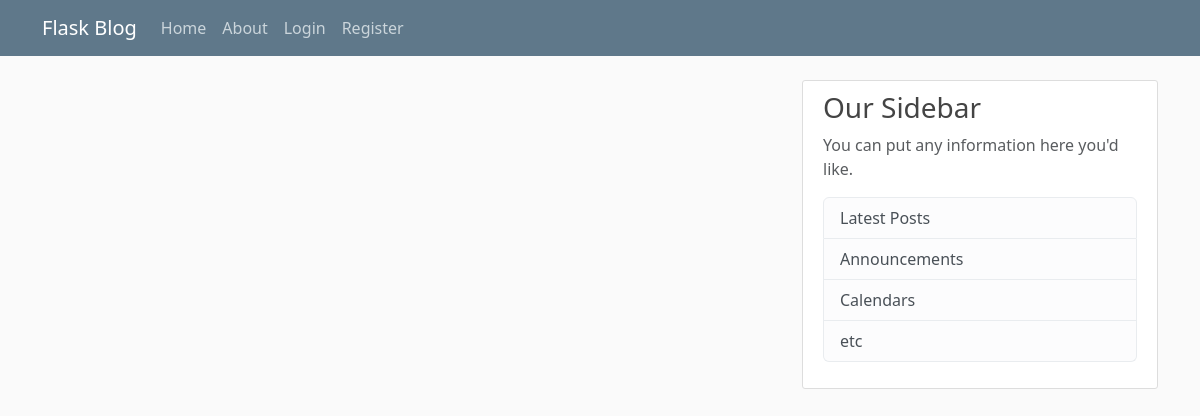
The app's page /home, older data.
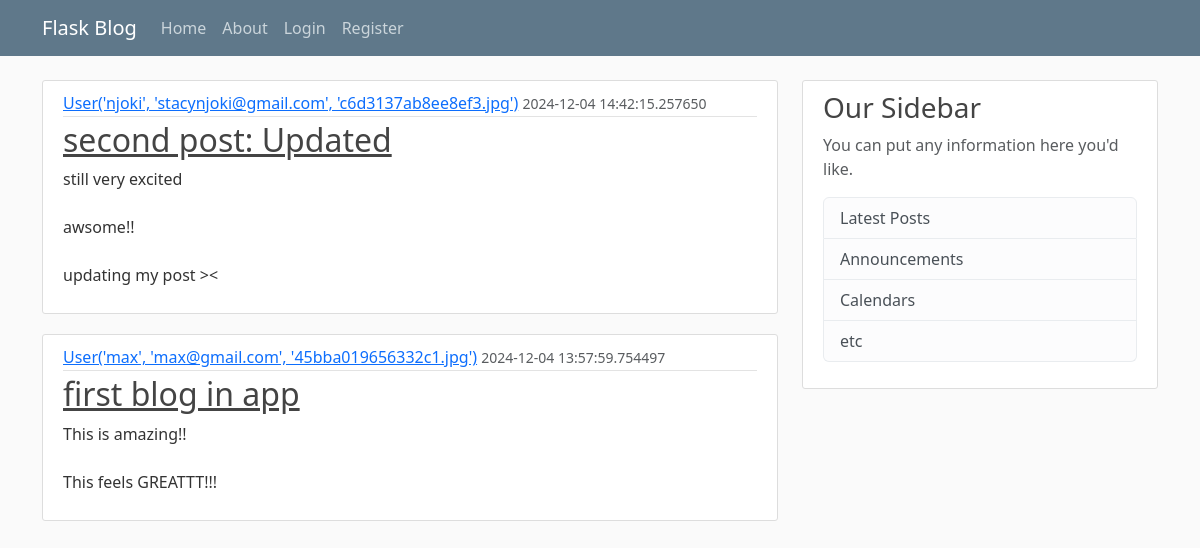
The same page, newer data.
### flaskblog/models.py (models this page shows, shortened)
class Post(db.Model):
  id = db.Column(db.Integer, primary_key=True)
  title = db.Column(db.String(100), nullable=False)
  date_posted = db.Column(db.DateTime, nullable=False, default=datetime.utcnow)
  content = db.Column(db.Text, nullable=False)
  user_id = db.Column(db.Integer, db.ForeignKey('user.id'), nullable=False)

class User(db.Model, UserMixin):
  id = db.Column(db.Integer, primary_key=True)
  username = db.Column(db.String(20), unique=True, nullable=False)
  email = db.Column(db.String(120), unique=True, nullable=False)
  image_file = db.Column(db.String(20), nullable=False, default='default.jpg')
  password = db.Column(db.String(60), nullable=False)
  posts = db.relationship('Post', backref='author', lazy=True)
  def __repr__(self):
    return f"User('{self.username}', '{self.email}', '{self.image_file}')"

### flaskblog/routes.py (the view)
@app.route("/")
@app.route("/home")
def home():
  page = request.args.get('page', 1, type=int)
  posts = Post.query.order_by(Post.date_posted.desc()).paginate(page=page, per_page=5)
  return render_template('home.html', posts=posts)

### flaskblog/templates/home.html
{% extends "layouts.html" %}
{% block content %}
  {% for post in posts %}
  <article class="media content-section">
    <div class="media-body">
      <div class="article-metadata">
        <a class="mr-2" href="#">{{ post.author }}</a>
        <small class="text-muted">{{ post.date_posted }}</small>
      </div>
      <h2><a class="article-title" href="#">{{ post.title }}</a></h2>
      <p class="article-content">{{ post.content }}</p>
    </div>
  </article>
  {% endfor %}
{% endblock content%}

Row changes from the older to the newer data that the page shows:
added Post: author "User('njoki', 'stacynjoki@gmail.com', 'c6d3137ab8ee8ef3.jpg')", date_posted "2024-12-04 14:42:15.257650", title "second post: Updated", content "still very excited awsome!! updating my post ><"
added Post: author "User('max', 'max@gmail.com', '45bba019656332c1.jpg')", date_posted "2024-12-04 13:57:59.754497", title "first blog in app", content "This is amazing!! This feels GREATTT!!!"
